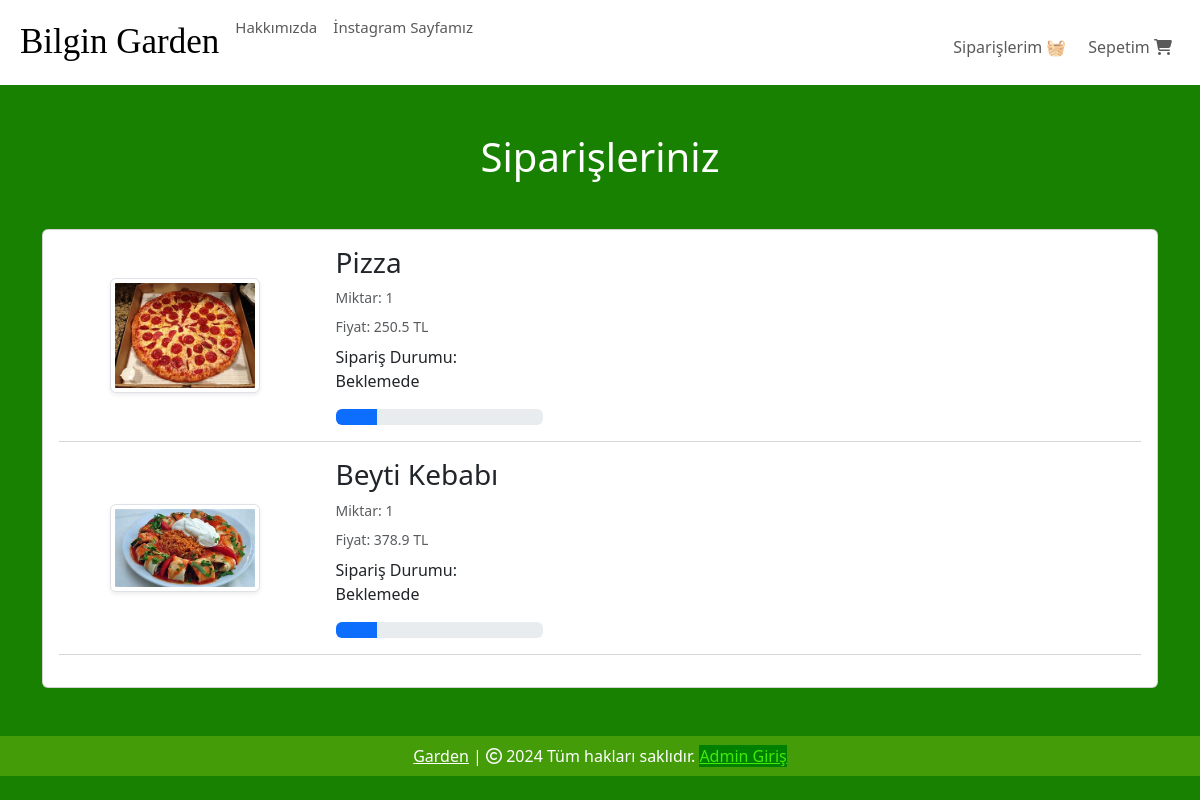
The app's page /orders (signed in), older data.
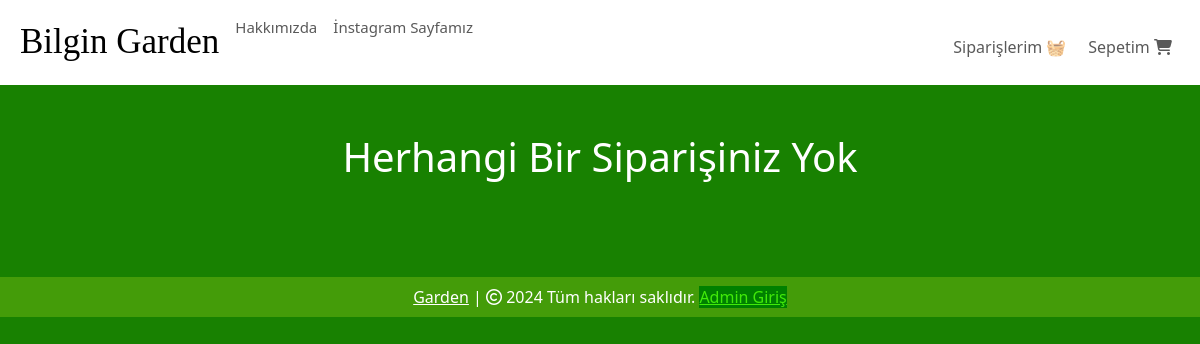
The same page, newer data.
### website/models.py (models this page shows, shortened)
class Order(db.Model):
    id = db.Column(db.Integer, primary_key=True)
    quantity = db.Column(db.Integer, nullable=False)
    price = db.Column(db.Float, nullable=False)
    status = db.Column(db.String(100), nullable=True)
    Payment = db.Column(db.String(100), nullable=True)
    customer_link = db.Column(db.Integer, db.ForeignKey('customer.id'), nullable=True)
    product_link = db.Column(db.Integer, db.ForeignKey('product.id'), nullable=False)

class Product(db.Model):
    id = db.Column(db.Integer, primary_key=True)
    product_name = db.Column(db.String(100), nullable=False)
    current_price = db.Column(db.Float, nullable=False)
    previous_price = db.Column(db.Float, nullable=False)
    in_stock = db.Column(db.Integer, nullable=False)
    product_picture = db.Column(db.String(1000), nullable=False)
    flash_sale = db.Column(db.Boolean, default=False)
    date_added = db.Column(db.DateTime, default=datetime.utcnow)
    salad = db.Column(db.Boolean, default=False)
    main = db.Column(db.Boolean, default=False)
    colddrink = db.Column(db.Boolean, default=False)
    hotdrink = db.Column(db.Boolean, default=False)
    desert = db.Column(db.Boolean, default=False)
    sneak = db.Column(db.Boolean, default=False)
    carts = db.relationship('Cart', backref=db.backref('product', lazy=True))
    orders = db.relationship('Order', backref=db.backref('product', lazy=True))

### website/views.py (the view)
@views.route('/orders', methods=['GET', 'POST'])
@login_required
def order():
    orders = Order.query.filter_by(customer_link=current_user.id).all()
    return render_template('orders.html', orders=orders)

### website/templates/orders.html (shortened to what this page needs)
{% extends 'base.html' %}
{% block body %}
<div class="container my-5">
    <div class="row">
        {% if orders %}
        <h1 class="text-center mb-5" style="color: white;">Siparişleriniz</h1>
        <div class="col-sm-13">
            <div class="card">
                <div class="card-body">
                    {% for item in orders %}
                    <div class="row">
                        <div class="col-sm-3 text-center align-self-center">
                            <img src="{{ item.product.product_picture }}" alt="" class="img-fluid img-thumbnail shadow-sm" height="150px" width="150px">
                        </div>
                        <div class="col-sm-7">
                            <h3>{{ item.product.product_name }}</h3>
                            <p class="mb-2 text-muted small">Miktar: {{ item.quantity }}</p>
                            <p class="mb-2 text-muted small">Fiyat: {{ item.price }} TL</p>
                            <div class="col-sm-4">
                                <p>Sipariş Durumu: {{ item.status }}</p>
                                {% if item.status == 'Beklemede' %}
                                <div class="progress">
                                    <div class="progress-bar" role="progressbar" style="width: 20%;"  aria-valuenow="20" aria-valuemin="0" aria-valuemax="100"></div>
                                </div>
                                {% elif item.status == 'Onaylandı' %}
                                <div class="progress">
                                    <div class="progress-bar bg-info" role="progressbar" style="width: 40%;"  aria-valuenow="40" aria-valuemin="0" aria-valuemax="100"></div>
                                </div>
                                {% elif item.status == 'Out for delivery' %}
                                <div class="progress">
                                    <div class="progress-bar bg-warning" role="progressbar" style="width: 70%;"  aria-valuenow="70" aria-valuemin="0" aria-valuemax="100"></div>
                                </div>
                                {% elif item.status == 'Servis Edildi' %}
                                <div class="progress">
                                    <div class="progress-bar bg-success" role="progressbar" style="width: 100%;"  aria-valuenow="100" aria-valuemin="0" aria-valuemax="100"></div>
                                </div>
                                {% elif item.status == 'İptal Edildi' %}
                                <div class="progress">
                                    <div class="progress-bar bg-danger" role="progressbar" style="width: 100%;"  aria-valuenow="100" aria-valuemin="0" aria-valuemax="100"></div>
                                </div>
                                {% endif %}
                            </div>
                        </div>
                    </div>
                    <hr class="text-muted">
                    {% endfor %}
                </div>
            </div>
        </div>
        {% else %}
        <h1 class="text-center mb-5" style="color: white;">Herhangi Bir Siparişiniz Yok</h1>
        {% endif %}
    </div>
</div>
{% endblock %}

### website/templates/base.html (shortened to what this page needs)
<!DOCTYPE html>
<html lang="tr">
<head>
    <link rel="stylesheet" href="https://cdnjs.cloudflare.com/ajax/libs/bootstrap-icons/1.10.5/font/bootstrap-icons.min.css" />
    <link rel="stylesheet" href="{{ url_for('static', filename='css/all.min.css') }}">
    <link rel="stylesheet" href="{{ url_for('static', filename='css/bootstrap.min.css') }}">
    <link rel="stylesheet" href="{{ url_for('static', filename='css/style.css') }}">
</head>
<body style="background-color: rgb(24, 129, 1);">
    <nav class="navbar navbar-expand-lg" style="background-color: rgb(255, 255, 255);">
      <div class="container-fluid">
        <div class="collapse navbar-collapse" id="navbarSupportedContent">
          <ul class="navbar-nav me-auto mb-2 mb-lg-0">
            <li class="nav-item">
              <a class="nav-link active" aria-current="page" href="/" style="font-family: cursive; font-size: 35px;"> Bilgin Garden</a>
            </li>
            <li class="nav-item">
              <a class="nav-link text-grey" href="#" style="font-size: 15px;">Hakkımızda</a>
            </li>
            <li class="nav-item">
              <a class="nav-link text-grey" href="https://www.instagram.com/bilgingarden/" style="font-size: 15px;">İnstagram Sayfamız</a>
            </li>
          </ul>
        </div>
        <ul class="navbar-nav me-auto mb-2 mb-lg-0">
          <li class="nav-item mx-2" id="items">
            {% if cart | length < 1 %}
            <a class="nav-link text-grey" style=" margin-left:205px; margin-top:10px;" href="/cart"> Sepetim
              <i class="fa-solid fa-cart-shopping"></i>
            </a>
            {% else %}
            <a class="nav-link text-grey" style=" margin-left:205px; margin-top:10px;" href="/cart"><span class="badge bg-success"></span> Sepetim
              <i class="bi bi-{{ cart | length }}-square-fill"></i>
            </a>
            {% endif %}
            <a class="nav-link text-grey" style=" margin-left:70px; margin-top:-40px;" href="/orders"> Siparişlerim 🧺
            </a>
          </li>
        </ul>
      </div>
    </nav>
    {% block body %}
    {% endblock %}
    <footer class="container-fluid  text-center p-2 mt-5" style="background-color: rgb(68, 156, 9); color: white;">
      <a href="https://RestorantUrl.com" style="color: white;">Garden</a> | <span>
        <i class="fa-sharp fa-regular fa-copyright"></i></span> 2024 Tüm hakları saklıdır.
        <a href="/login" style="color: rgb(65, 234, 9); background-color: green;">Admin Giriş</a>
    </footer>
</body>
</body>
</html>

Row changes from the older to the newer data that the page shows:
removed Order: product.product_picture (picture), product.product_name "Pizza", quantity "1", price "250.5", status "Beklemede"
removed Order: product.product_picture (picture), product.product_name "Beyti Kebabı", quantity "1", price "378.9", status "Beklemede"
Text that changed along with them:
text no longer shown: "Siparişleriniz"
text now shown: "Herhangi Bir Siparişiniz Yok"
